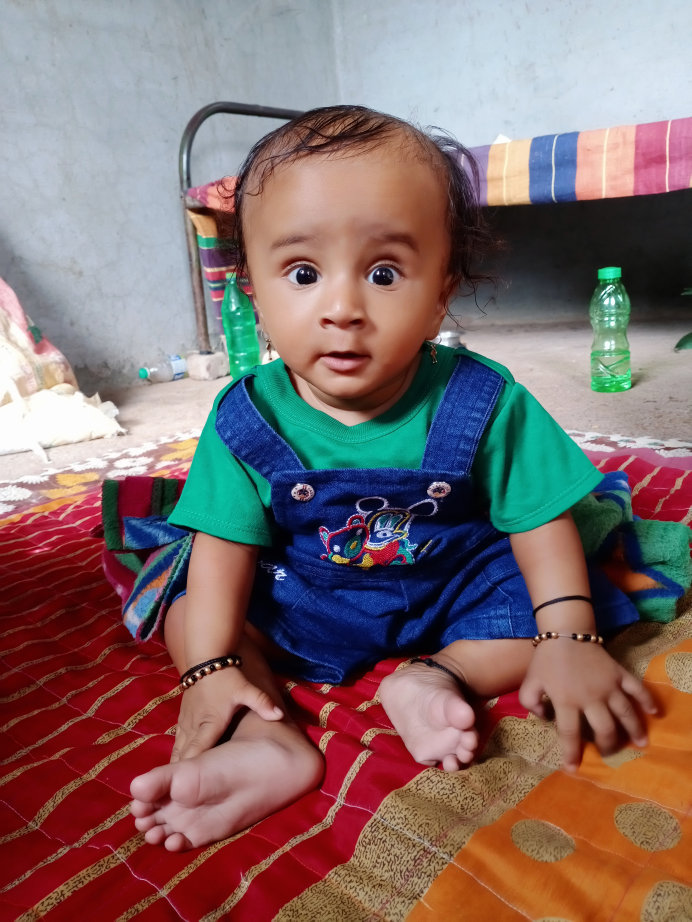
#> input picture python projects/template.jpg, 3456 x 4608 px (shown at 1/5 size)
$ python removeObject.py
#> lines starting #> are read from the running program, lines starting #| are printed output that depends on the picture; after the words box and inside, x2 and y2 are one past the last pixel; in counts of white or black regions, pixels touching at a corner belong together
from re import template
import cv2
from cv2 import Canny
import numpy as np


def maintainAspectRatioResize(image,
                              width=None,
                              height=None,
                              inter=cv2.INTER_AREA):
    dim = None
    (h, w) = image.shape[:2]
    if width is None and height is None:
        return image
    if width is None:
        r = height / float(h)
        dim = (int(w * r), height)
    else:
        r = height / float(w)
        dim = (width, int(h * r))
        return cv2.resize(image, dim, interpolation=inter)


template = cv2.imread('template.jpg')
#> template is the input picture: shape (4608, 3456, 3); mean B, G, R 107.9, 108.6, 129.5
template = cv2.cvtColor(template, cv2.COLOR_BGR2GRAY)
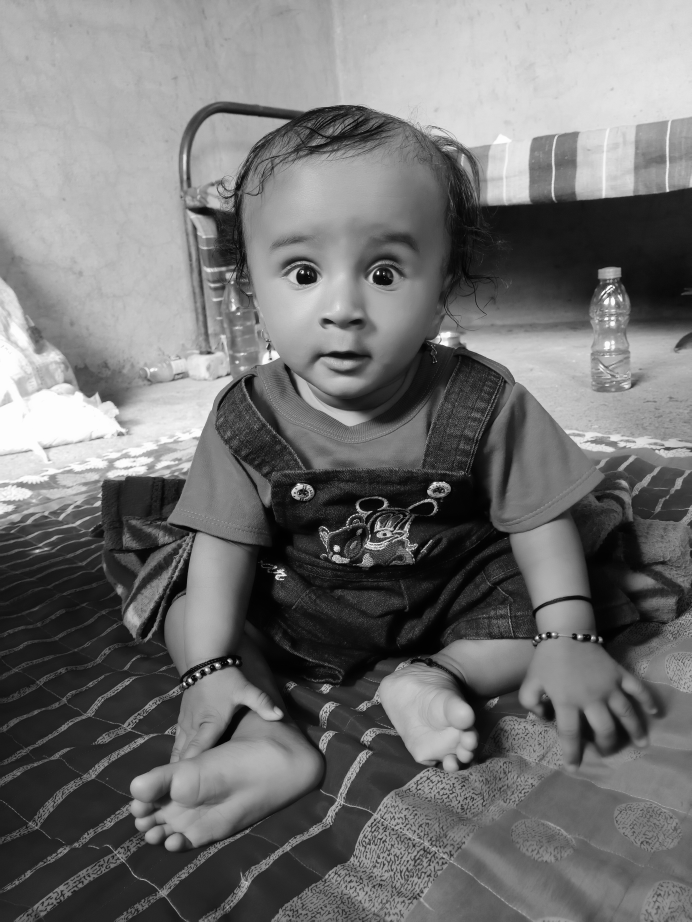
#> template: shape (4608, 3456) (shown at 1/5 size); min 0, max 255, mean 114.8
template = cv2.Canny(template, 58, 200)
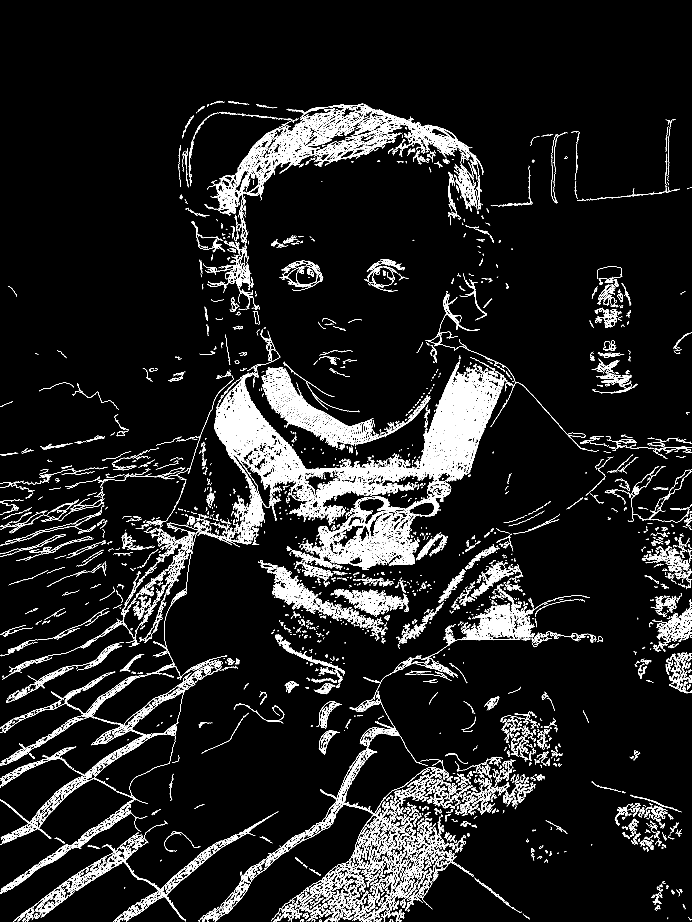
#> template: shape (4608, 3456) (shown at 1/5 size); 4.2% white in thin lines or dots, all inside (x1, y1, x2, y2) = (0, 504, 3456, 4608)
(tH, tW) = template.shape[:2]
#> tH = 4608; tW = 3456
cv2.imshow("template", template)
original_image = cv2.imread('template.jpg')
final = original_image.copy()
gray = cv2.cvtColor(original_image, cv2.COLOR_BGR2GRAY)
found = None

for scale in np.linspace(0.2, 1.0, 20)[::-1]:
#> (the run stopped early here; a loop or call above may not have finished)
